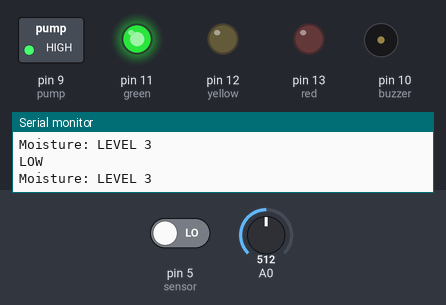
A sketch run on a simulated Arduino Uno, built with avr-gcc and run on an emulated ATmega328P. On the bench: switched loads named in the sketch (green lamp = pin HIGH), output pins drawn as LEDs (lit = HIGH), buzzer (waves = sounding, pin HIGH), the last lines printed to the serial monitor. Inputs (shaded band) come from the test bench; at power-on: pin 5 (sensor) LOW, A0 = 512.

Above: at 1.2 s.
1.3 s: pin 5 (sensor) driven HIGH
At 2.0 s:
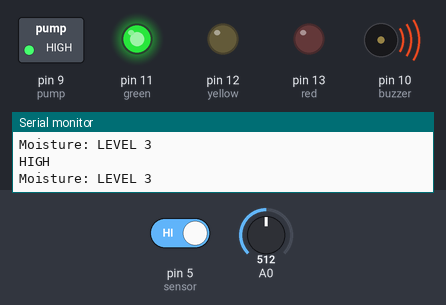
3.0 s: A0 set to 493
At 4.2 s:
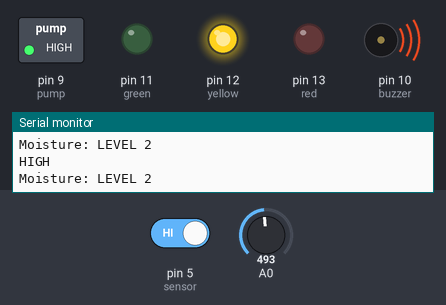
4.5 s: A0 set to 307
6.0 s: A0 set to 289
At 6.8 s:
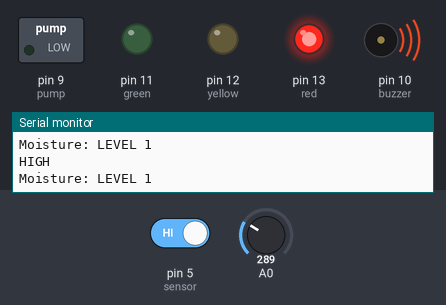
7.5 s: pin 5 (sensor) driven LOW
At 8.1 s:
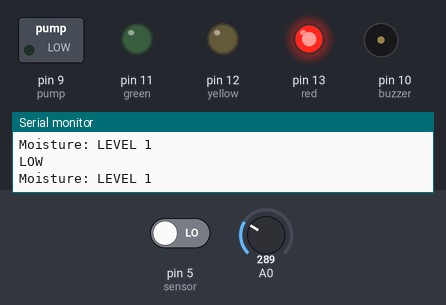
9.0 s: A0 set to 306
At 9.3 s:
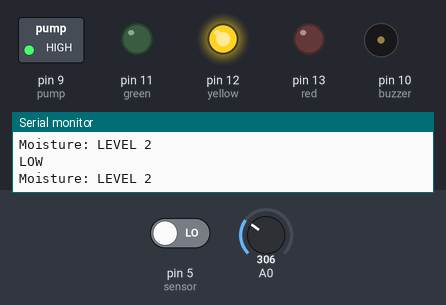
Timing chart, 0 to 11.5 s (numbered marks = the images above; inputs shaded):
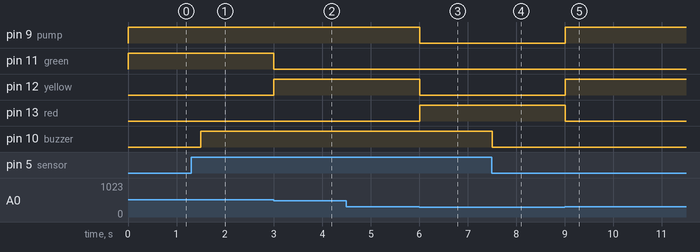

The sketch:

Moisture_PIR.ino
```cpp
// Made by Harisudhan
//www.youtube.com/@harisudhantechnology viste for more projects

#include <Wire.h>
const int red = 13;
const int yellow = 12;
const int green = 11;
const int buzzer = 10;
const int pump = 9;

const int sensor = 5;  // signal pin of sensor to digital pin 5.
int state = LOW;


void setup() {
  pinMode(red, OUTPUT);
  pinMode(yellow, OUTPUT);  // Yellow led
  pinMode(green, OUTPUT);   // Green led
  pinMode(pump, OUTPUT);    // Pump
  pinMode(buzzer, OUTPUT);  // buzzer
  pinMode(sensor, INPUT);   // PIR motion sensor is determined is an input here.
  Serial.begin(9600);
}

void loop() {
  Moisture();
  Motion();
}

void Motion(){ // code that loops forever
 int state = digitalRead(sensor);  // read sensor pin
  if(state){ // if motion detected
    digitalWrite(buzzer,HIGH);  // turn LED on
    Serial.println("HIGH");
  }
  else{  // else, no motion detected
    digitalWrite(buzzer,LOW);  // turn LED off
    Serial.println("LOW");

  }
}

void Moisture() {
  int level = analogRead(A0);  // Updated to use A0 for clarity
  // Serial.println("Analog value:");
  // Serial.println(level);


  if (level < 300) {  //Bad
    Serial.print("Moisture: LEVEL 1");
    digitalWrite(red, HIGH);
    digitalWrite(yellow, LOW);
    digitalWrite(green, LOW);
    digitalWrite(pump, LOW);  // Pump OFF
  } else if (level < 500) {   // GOOD
    Serial.print("Moisture: LEVEL 2");
    digitalWrite(red, LOW);
    digitalWrite(yellow, HIGH);
    digitalWrite(green, LOW);
    digitalWrite(pump, HIGH);  // Pump OFF
  } else if (level > 500) {    // Very Bad
    Serial.print("Moisture: LEVEL 3");
    digitalWrite(red, LOW);
    digitalWrite(yellow, LOW);
    digitalWrite(green, HIGH);
    digitalWrite(pump, HIGH);  // Pump OFF
  }
  Serial.print("\n");
  delay(250);
}
```

Measured:
- the behaviour switches between 500 and 499 on A0 (found by bisection; images 1 and 2)
- the behaviour switches between 300 and 299 on A0 (found by bisection; images 2 and 3)
- after the input at 1.3 s, pin 10 (buzzer): LOW → HIGH after 0.20 s
- after the input at 3.0 s, pin 11 (green): HIGH → LOW at once; pin 12 (yellow): LOW → HIGH at once
- after the input at 6.0 s, pin 9 (pump), pin 12 (yellow): HIGH → LOW at once; pin 13 (red): LOW → HIGH at once
- after the input at 7.5 s, pin 10 (buzzer): HIGH → LOW at once
- after the input at 9.0 s, pin 9 (pump), pin 12 (yellow): LOW → HIGH at once; pin 13 (red): HIGH → LOW at once
